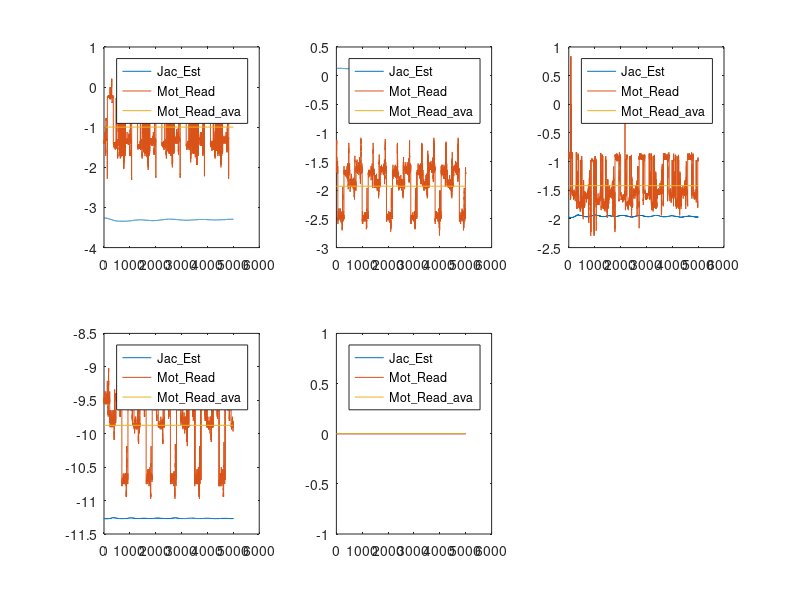
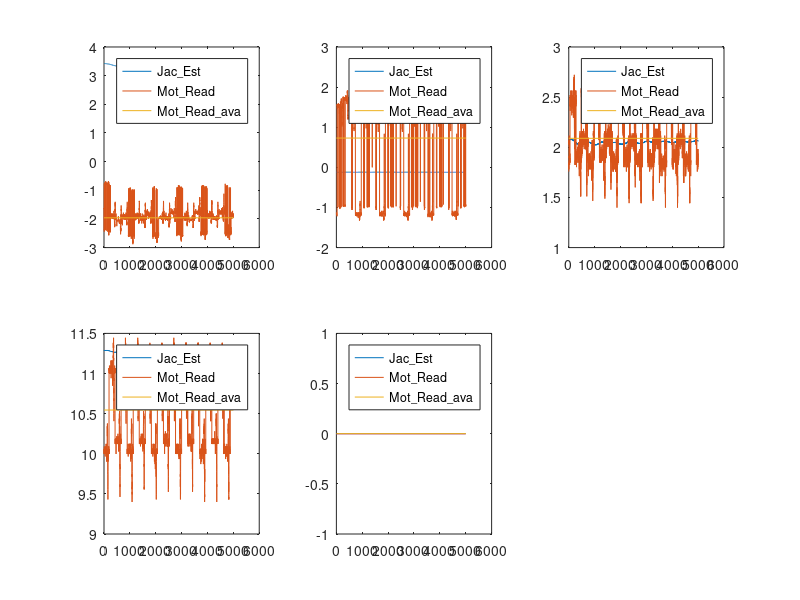

MATLAB code for these plots, in order:
clear variables;
close all;
data=load('quill_outputdata.txt');
tauL=data(:,1:5);
tauL_M=data(:,6:10);
tauR=data(:,11:15);
tauR_M=data(:,16:20);
figure('name','Left leg');
subplot(2,3,1)
plot(tauL(:,1));hold on;
plot(tauL_M(:,1));
plot([1,length(tauL_M(:,1))],[1,1]*mean(tauL_M(:,1)));
legend('Jac\_Est','Mot\_Read','Mot\_Read\_ava');
subplot(2,3,2)
plot(tauL(:,2));hold on;
plot(tauL_M(:,2));
plot([1,length(tauL_M(:,1))],[1,1]*mean(tauL_M(:,2)));
legend('Jac\_Est','Mot\_Read','Mot\_Read\_ava');
subplot(2,3,3)
plot(tauL(:,3));hold on;
plot(tauL_M(:,3));
plot([1,length(tauL_M(:,1))],[1,1]*mean(tauL_M(:,3)));
legend('Jac\_Est','Mot\_Read','Mot\_Read\_ava')
subplot(2,3,4)
plot(tauL(:,4));hold on;
plot(tauL_M(:,4));
plot([1,length(tauL_M(:,1))],[1,1]*mean(tauL_M(:,4)));
legend('Jac\_Est','Mot\_Read','Mot\_Read\_ava');
subplot(2,3,5)
plot(tauL(:,5));hold on;
plot(tauL_M(:,5));
plot([1,length(tauL_M(:,1))],[1,1]*mean(tauL_M(:,5)));
legend('Jac\_Est','Mot\_Read','Mot\_Read\_ava');

figure('name','Right leg');
subplot(2,3,1)
plot(tauR(:,1));hold on;
plot(tauR_M(:,1));
plot([1,length(tauL_M(:,1))],[1,1]*mean(tauR_M(:,1)));
legend('Jac\_Est','Mot\_Read','Mot\_Read\_ava');
subplot(2,3,2)
plot(tauR(:,2));hold on;
plot(tauR_M(:,2));
plot([1,length(tauL_M(:,1))],[1,1]*mean(tauR_M(:,2)));
legend('Jac\_Est','Mot\_Read','Mot\_Read\_ava');
subplot(2,3,3)
plot(tauR(:,3));hold on;
plot(tauR_M(:,3));
plot([1,length(tauL_M(:,1))],[1,1]*mean(tauR_M(:,3)));
legend('Jac\_Est','Mot\_Read','Mot\_Read\_ava');
subplot(2,3,4)
plot(tauR(:,4));hold on;
plot(tauR_M(:,4));
plot([1,length(tauL_M(:,1))],[1,1]*mean(tauR_M(:,4)));
legend('Jac\_Est','Mot\_Read','Mot\_Read\_ava');
subplot(2,3,5)
plot(tauR(:,5));hold on;
plot(tauR_M(:,5));
plot([1,length(tauL_M(:,1))],[1,1]*mean(tauR_M(:,5)));
legend('Jac\_Est','Mot\_Read','Mot\_Read\_ava');






